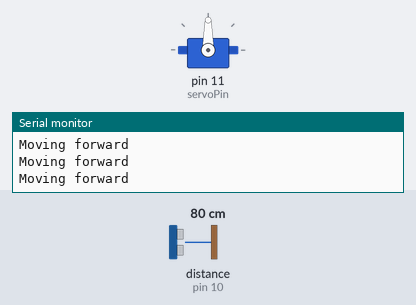
The sketch below on a simulated Arduino Uno, built with avr-gcc and run on an emulated ATmega328P. On the bench: servo, the last lines printed to the serial monitor. Wiring (inferred from the names in the program): ultrasonic range finder: trigger pin 9; echo pin 10. Inputs (shaded band) come from the test bench; at power-on: distance to the obstacle (sensor on pin 10) 80 cm. The echo pulse lasts 58.3 µs per cm.

Above: at 2.2 s.
2.3 s: distance to the obstacle (sensor on pin 10) set to 23 cm
3.8 s: distance to the obstacle (sensor on pin 10) set to 19 cm
At 5.7 s:
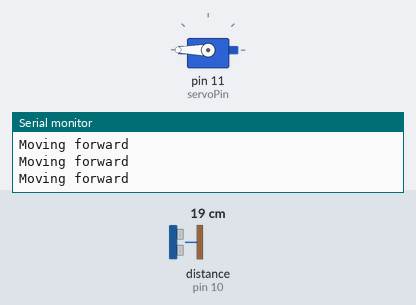
At 7.2 s:
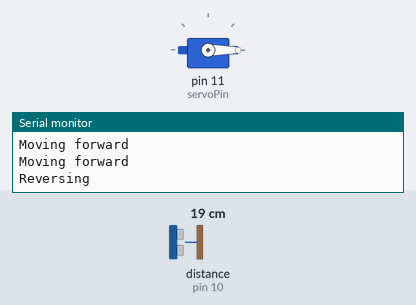
9.0 s: distance to the obstacle (sensor on pin 10) set to 2 cm
Timing chart, 0 to 13.0 s (numbered marks = the images above; inputs shaded):
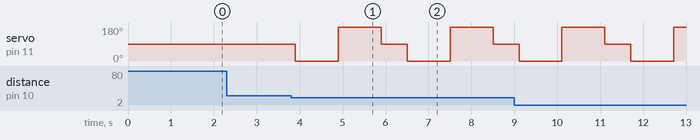

Measured:
- the behaviour switches between 21 and 20 cm on distance to the obstacle (sensor on pin 10) (found by bisection; images 0 and 1)
- after the input at 3.8 s, servo on pin 11 (servoPin): 90° → 0° after 0.10 s, → 180° 1.0 s later, → 90° 1.0 s later, → 0° 0.60 s later, … (6 changes in this stretch)

The sketch:

object_detection.ino
```cpp
#include <Servo.h>

// Pin definitions
const int trigPin = 9;   // Ultrasonic sensor trigger pin
const int echoPin = 10;  // Ultrasonic sensor echo pin
const int servoPin = 11; // Servo motor control pin

// Constants
const int SERVO_LEFT = 0;     // Left position (degrees)
const int SERVO_CENTER = 90;  // Center position (degrees)
const int SERVO_RIGHT = 180;  // Right position (degrees)
const int SAFE_DISTANCE = 20; // Safe distance in centimeters

// Create servo object
Servo sensorServo;

void setup()
{
    // Initialize serial communication
    Serial.begin(9600);

    // Configure pins
    pinMode(trigPin, OUTPUT);
    pinMode(echoPin, INPUT);

    // Attach servo to pin
    sensorServo.attach(servoPin);

    // Center the servo at startup
    sensorServo.write(SERVO_CENTER);
    delay(1000);
}

void loop()
{
    // Check distance at current position
    int distance = getDistance();

    // If obstacle detected
    if (distance < SAFE_DISTANCE)
    {
        // Look left
        sensorServo.write(SERVO_LEFT);
        delay(1000);
        int leftDistance = getDistance();

        // Look right
        sensorServo.write(SERVO_RIGHT);
        delay(1000);
        int rightDistance = getDistance();

        // Return to center
        sensorServo.write(SERVO_CENTER);
        delay(500);

        // Choose direction with more space
        if (leftDistance > rightDistance && leftDistance > SAFE_DISTANCE)
        {
            // Turn left (add your motor control code here)
            Serial.println("Turning left");
        }
        else if (rightDistance > leftDistance && rightDistance > SAFE_DISTANCE)
        {
            // Turn right (add your motor control code here)
            Serial.println("Turning right");
        }
        else
        {
            // No clear path, reverse (add your motor control code here)
            Serial.println("Reversing");
        }
    }
    else
    {
        // Path is clear, move forward (add your motor control code here)
        Serial.println("Moving forward");
    }

    delay(100); // Small delay before next check
}

// Function to measure distance using ultrasonic sensor
int getDistance()
{
    // Clear trigger pin
    digitalWrite(trigPin, LOW);
    delayMicroseconds(2);

    // Send 10μs pulse
    digitalWrite(trigPin, HIGH);
    delayMicroseconds(10);
    digitalWrite(trigPin, LOW);

    // Read echo pulse duration
    long duration = pulseIn(echoPin, HIGH);

    // Calculate distance in centimeters
    // Speed of sound = 343m/s = 34300cm/s
    // Distance = (Time × Speed) ÷ 2
    int distance = duration * 0.034 / 2;

    return distance;
}
```
